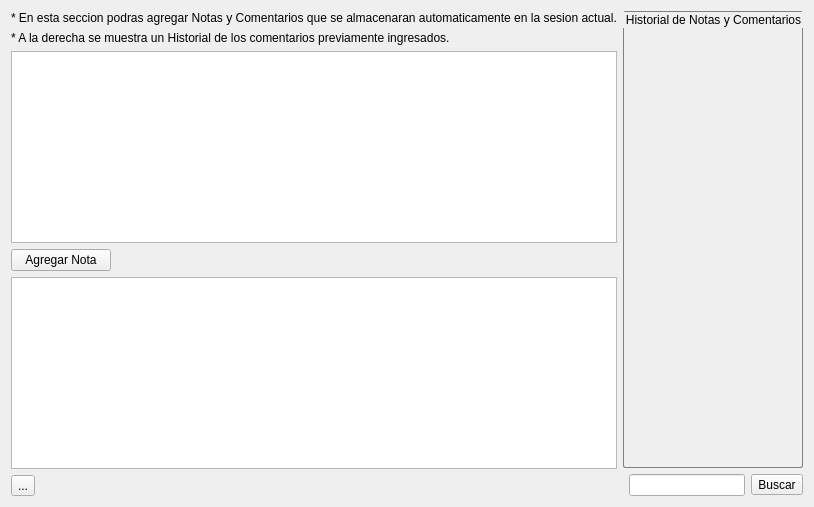
      <widget class="QWidget" name="tabNYC">
       <attribute name="title">
        <string>Notas y Comentarios</string>
       </attribute>
       <layout class="QGridLayout" name="gridLayout_22">
        <item row="0" column="0">
         <layout class="QHBoxLayout" name="horizontalLayout_5">
          <item>
           <layout class="QVBoxLayout" name="verticalLayout_6">
            <item>
             <widget class="QLabel" name="infoComentarios">
              <property name="maximumSize">
               <size>
                <width>16777215</width>
                <height>16777215</height>
               </size>
              </property>
              <property name="autoFillBackground">
               <bool>false</bool>
              </property>
              <property name="text">
               <string>* En esta seccion podras agregar Notas y Comentarios que se almacenaran automaticamente en la sesion actual.</string>
              </property>
             </widget>
            </item>
            <item>
             <widget class="QLabel" name="infoComentarios_2">
              <property name="maximumSize">
               <size>
                <width>16777215</width>
                <height>16777215</height>
               </size>
              </property>
              <property name="autoFillBackground">
               <bool>false</bool>
              </property>
              <property name="text">
               <string>* A la derecha se muestra un Historial de los comentarios previamente ingresados.</string>
              </property>
             </widget>
            </item>
           </layout>
          </item>
         </layout>
        </item>
        <item row="0" column="1" rowspan="3">
         <layout class="QGridLayout" name="gridLayout_20">
          <item row="2" column="2">
           <widget class="QToolButton" name="btnSearchComents">
            <property name="text">
             <string>Buscar</string>
            </property>
            <property name="icon">
             <iconset resource="images.qrc">
              <normaloff>:/imagenes/magnifyingglass.ico</normaloff>:/imagenes/magnifyingglass.ico</iconset>
            </property>
            <property name="iconSize">
             <size>
              <width>40</width>
              <height>20</height>
             </size>
            </property>
           </widget>
          </item>
          <item row="0" column="0" colspan="3">
           <widget class="QGroupBox" name="groupBox_2">
            <property name="font">
             <font>
              <kerning>true</kerning>
             </font>
            </property>
            <property name="styleSheet">
             <string notr="true">QGroupBox {
     border: 1px solid gray;
     border-radius: 2px;
 }</string>
            </property>
            <property name="title">
             <string>Historial de Notas y Comentarios</string>
            </property>
           </widget>
          </item>
          <item row="2" column="1">
           <widget class="QLineEdit" name="SearchComents"/>
          </item>
         </layout>
        </item>
        <item row="1" column="0">
         <layout class="QVBoxLayout" name="verticalLayout_7">
          <item>
           <widget class="QPlainTextEdit" name="notasComentarios">
            <property name="sizePolicy">
             <sizepolicy hsizetype="Preferred" vsizetype="Expanding">
              <horstretch>0</horstretch>
              <verstretch>0</verstretch>
             </sizepolicy>
            </property>
            <property name="maximumSize">
             <size>
              <width>16777215</width>
              <height>16777215</height>
             </size>
            </property>
           </widget>
          </item>
          <item>
           <widget class="QPushButton" name="botonNotas">
            <property name="maximumSize">
             <size>
              <width>100</width>
              <height>100</height>
             </size>
            </property>
            <property name="layoutDirection">
             <enum>Qt::LeftToRight</enum>
            </property>
            <property name="text">
             <string>Agregar Nota</string>
            </property>
           </widget>
          </item>
         </layout>
        </item>
        <item row="2" column="0">
         <layout class="QVBoxLayout" name="verticalLayout_8">
          <item>
           <widget class="QTableView" name="tVComentariosR">
            <property name="maximumSize">
             <size>
              <width>16777215</width>
              <height>16777215</height>
             </size>
            </property>
           </widget>
          </item>
          <item>
           <widget class="QToolButton" name="EliminarComentario">
            <property name="toolTip">
             <string>&lt;html&gt;&lt;head/&gt;&lt;body&gt;&lt;p&gt;Eliminar Comentario&lt;/p&gt;&lt;/body&gt;&lt;/html&gt;</string>
            </property>
            <property name="text">
             <string>...</string>
            </property>
            <property name="icon">
             <iconset resource="images.qrc">
              <normaloff>:/imagenes/Xion.ico</normaloff>:/imagenes/Xion.ico</iconset>
            </property>
            <property name="iconSize">
             <size>
              <width>25</width>
              <height>25</height>
             </size>
            </property>
           </widget>
          </item>
         </layout>
        </item>
       </layout>
      </widget>
